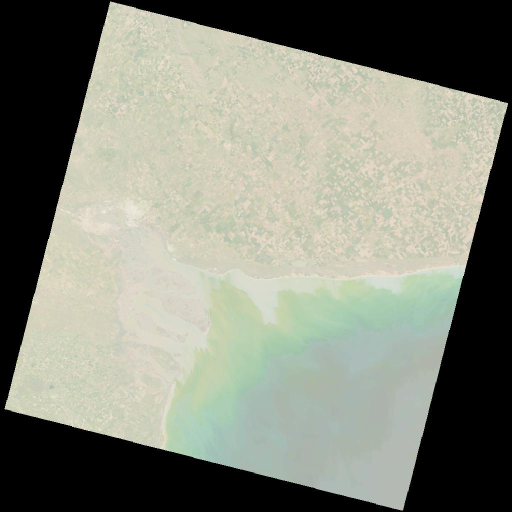
#> input picture TP 1/work_files/LC09_L2SP_226087_20241026_20241027_02_T1_thumb_large.jpeg, 1024 x 1024 px, found by its file name (shown at 1/2 size)
$ python 'Ejercicio 16.py'
#> lines starting #> are read from the running program, lines starting #| are printed output that depends on the picture
from PIL import Image
import numpy as np
from sklearn.model_selection import train_test_split
from sklearn.svm import SVC
from sklearn.metrics import confusion_matrix, classification_report
from sklearn.preprocessing import StandardScaler

# Función para extraer características de textura usando estadísticas básicas
def extraer_caracteristicas_basicas(region):
    mean = np.mean(region)
    std_dev = np.std(region)
    median = np.median(region)
    max_val = np.max(region)
    min_val = np.min(region)
    return [mean, std_dev, median, max_val, min_val]

# Función para cortar regiones y crear conjuntos de datos
def crear_conjunto_datos(imagen, etiquetas, tamaño_region=50):
    datos = []
    labels = []
    for etiqueta, coords in etiquetas.items():
        for (x, y) in coords:
            region = imagen[y:y+tamaño_region, x:x+tamaño_region]
            if region.shape[0] == tamaño_region and region.shape[1] == tamaño_region:
                caracteristicas = extraer_caracteristicas_basicas(region)
                datos.append(caracteristicas)
                labels.append(etiqueta)
    return np.array(datos), np.array(labels)

# Cargar y preprocesar la imagen usando PIL
ruta_imagen = r"C:\Users\digni\OneDrive\Desktop\tp1\LC09_L2SP_226087_20241026_20241027_02_T1_thumb_large.jpeg"  # Cambia esta ruta a la ubicación de tu imagen
try:
    imagen = Image.open(ruta_imagen).convert("L")  # Convertir a escala de grises
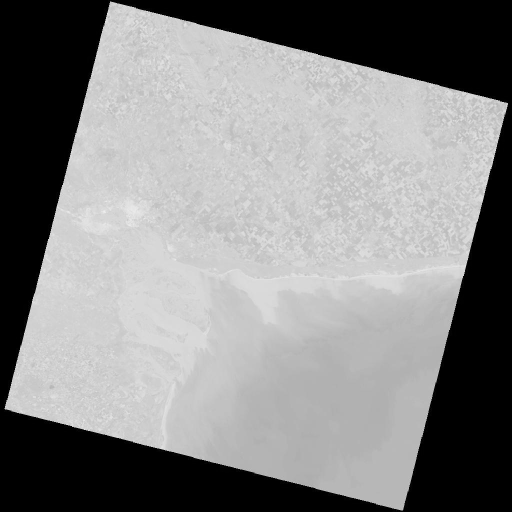
#> imagen: PIL image 1024x1024 L (shown at 1/2 size); min 0, max 253, mean 132.9
    imagen = np.array(imagen)
except FileNotFoundError:
    print("Error: No se pudo cargar la imagen. Verifica la ruta del archivo.")
    exit()

# Definir las coordenadas de las regiones de diferentes texturas para el entrenamiento y asignar etiquetas numéricas
etiquetas = {
    1: [(30, 30), (80, 80), (130, 130)],  # Coordenadas de las regiones para Clase 1
    2: [(180, 30), (230, 80), (280, 130)],  # Coordenadas de las regiones para Clase 2
    3: [(30, 180), (80, 230), (130, 280)]   # Coordenadas de las regiones para Clase 3
}

# Crear el conjunto de datos y etiquetas
datos, labels = crear_conjunto_datos(imagen, etiquetas)
#> after the loop in crear_conjunto_datos, `for etiqueta, coords in etiquetas.items():`:
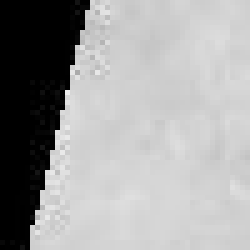
#> region: shape (50, 50) (shown 5 times larger); min 0, max 236, mean 160.8
#> after the loop in crear_conjunto_datos, `for etiqueta, coords in etiquetas.items():`: datos = [[0, 0, 0, 0, 0], [0, 0, 0, 0, 0], [6.34, 34.95, 0, 239, 0], [97.66, 103.7, 2, 237, 0], [204.9, 6.68, 205, 224, 184], [205.7, 7.04, 205, 231, 186], [0, 0, 0, 0, 0], [0, 0, 0, 0, 0], [160.8, 88.34, 208, 236, 0]]; labels = [1, 1, 1, 2, 2, 2, 3, 3, 3]
#> labels = [1, 1, 1, 2, 2, 2, 3, 3, 3]

# Dividir el conjunto de datos en entrenamiento y prueba
X_train, X_test, y_train, y_test = train_test_split(datos, labels, test_size=0.3, random_state=42, stratify=labels)
#> X_train = [[205.7, 7.04, 205, 231, 186], [0, 0, 0, 0, 0], [0, 0, 0, 0, 0], [204.9, 6.68, 205, 224, 184], [0, 0, 0, 0, 0], [0, 0, 0, 0, 0]]; X_test = [[97.66, 103.7, 2, 237, 0], [6.34, 34.95, 0, 239, 0], [160.8, 88.34, 208, 236, 0]]; y_train = [2, 1, 1, 2, 3, 3]; y_test = [2, 1, 3]

# Escalado de las características
scaler = StandardScaler()
X_train = scaler.fit_transform(X_train)
#> X_train = [[1.42, 1.47, 1.41, 1.45, 1.43], [-0.707, -0.707, -0.707, -0.707, -0.707], [-0.707, -0.707, -0.707, -0.707, -0.707], [1.41, 1.36, 1.41, 1.38, 1.4], [-0.707, -0.707, -0.707, -0.707, -0.707], [-0.707, -0.707, -0.707, -0.707, -0.707]]
X_test = scaler.transform(X_test)
#> X_test = [[0.302, 31.35, -0.686, 1.5, -0.707], [-0.642, 10.1, -0.707, 1.52, -0.707], [0.954, 26.6, 1.45, 1.49, -0.707]]

# Entrenar el modelo SVM con kernel RBF
modelo_svm = SVC(kernel='rbf', C=1.0)
modelo_svm.fit(X_train, y_train)

# Evaluar el modelo
y_pred = modelo_svm.predict(X_test)
#> y_pred = [2, 2, 2]
print("Matriz de confusión:\n", confusion_matrix(y_test, y_pred))
#| Matriz de confusión:
#|  [[0 1 0]
#|  [0 1 0]
#|  [0 1 0]]
print("Reporte de clasificación:\n", classification_report(y_test, y_pred, zero_division=0))
#| Reporte de clasificación:
#|                precision    recall  f1-score   support
#|            1       0.00      0.00      0.00         1
#|            2       0.33      1.00      0.50         1
#|            3       0.00      0.00      0.00         1
#|     accuracy                           0.33         3
#|    macro avg       0.11      0.33      0.17         3
#| weighted avg       0.11      0.33      0.17         3

# Aplicar el modelo entrenado para clasificar la imagen completa
alto, ancho = imagen.shape
#> alto = 1024; ancho = 1024
imagen_clasificada = np.zeros((alto, ancho), dtype=np.uint8)
tamaño_region = 50  # Tamaño de la ventana para clasificación

for y in range(0, alto, tamaño_region):
    for x in range(0, ancho, tamaño_region):
        region = imagen[y:y+tamaño_region, x:x+tamaño_region]
        if region.shape[0] == tamaño_region and region.shape[1] == tamaño_region:
            caracteristicas = extraer_caracteristicas_basicas(region)
            caracteristicas = scaler.transform([caracteristicas])
            prediccion = modelo_svm.predict(caracteristicas)
            imagen_clasificada[y:y+tamaño_region, x:x+tamaño_region] = int(prediccion[0] * 85)  # Escala para visualización
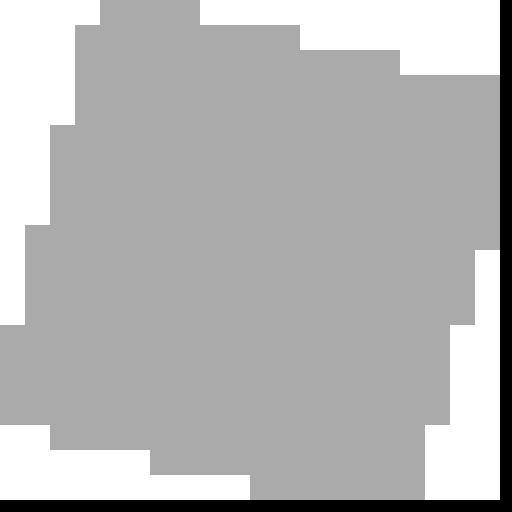
#> imagen_clasificada: shape (1024, 1024) (shown at 1/2 size); min 0, max 255, mean 180.4
#> region: shape (24, 24); every value is 0

# Mostrar la imagen clasificada
imagen_clasificada = Image.fromarray(imagen_clasificada)
imagen_clasificada.show()
imagen_clasificada.save("imagen_clasificada_svm.jpg")
